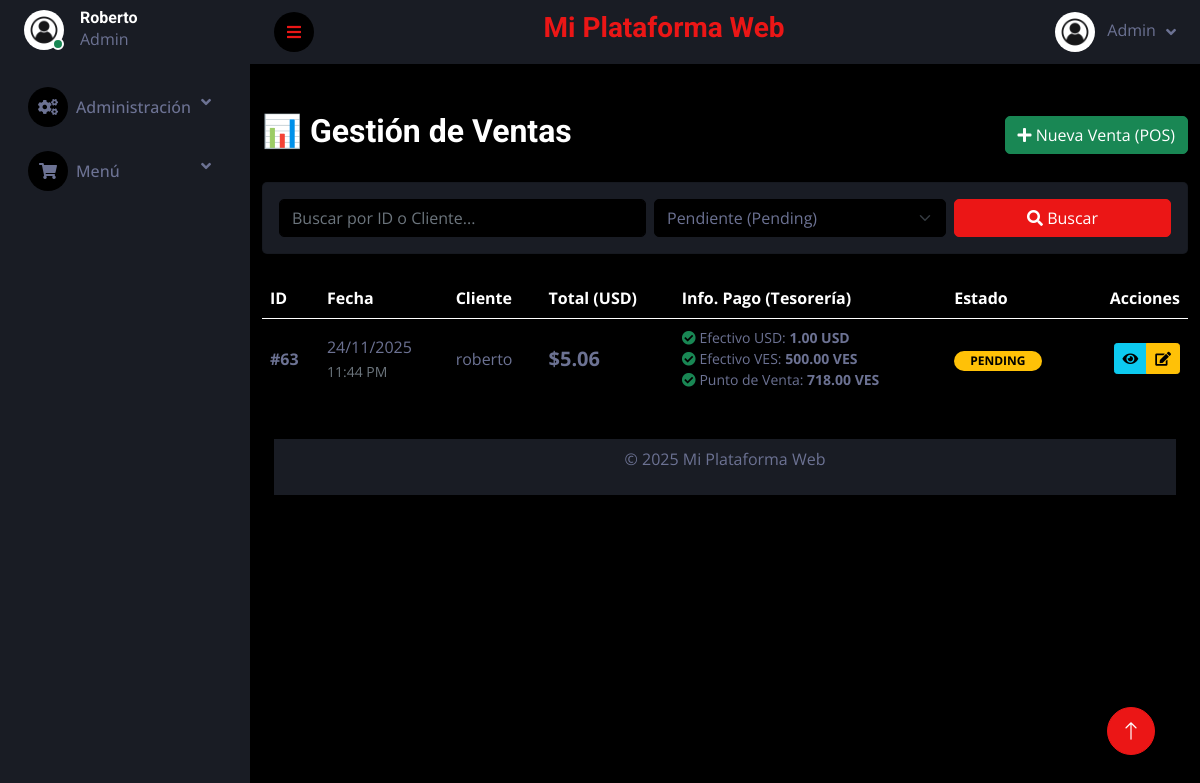
/admin/ventas.php?filter=pending (signed in), run on an earlier commit of the app's database.
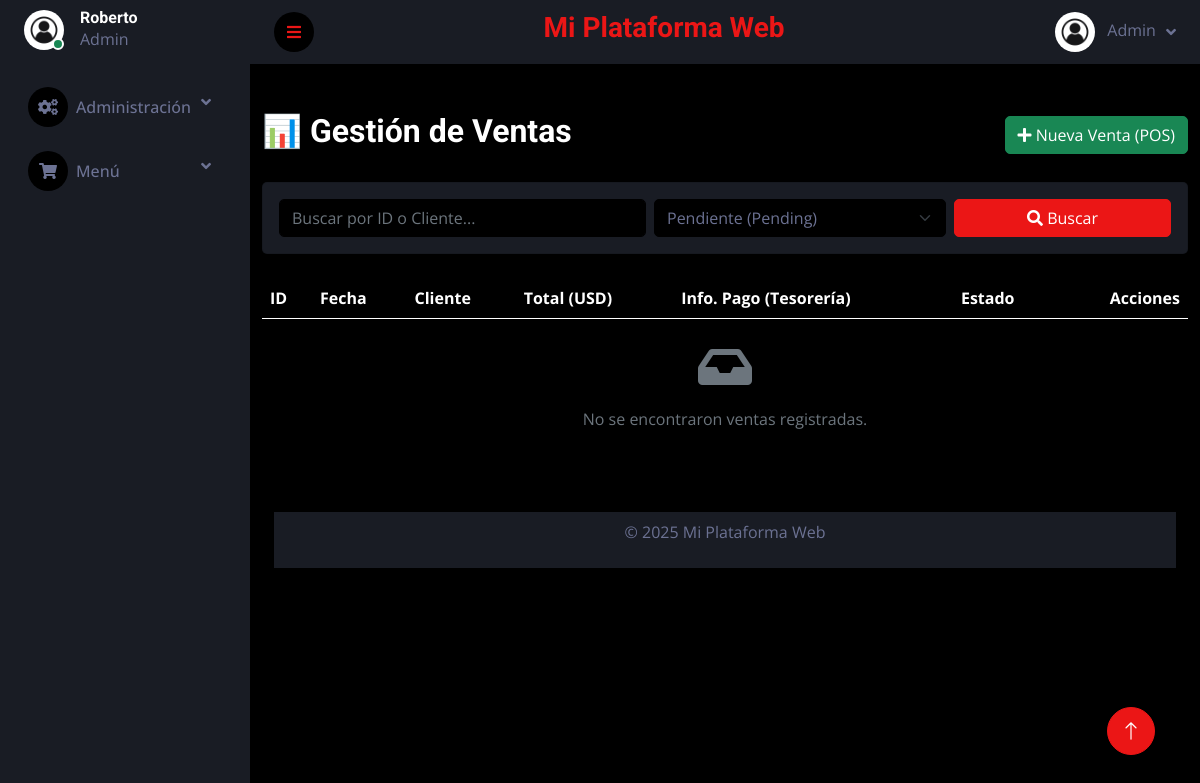
And on a later commit of the database.
### tables this page shows
CREATE TABLE `orders` (
  `id` int(11) NOT NULL,
  `user_id` int(11) NOT NULL,
  `total_price` decimal(10,2) NOT NULL,
  `status` enum('pending','paid','preparing','ready','delivered','cancelled') DEFAULT 'pending',
  `shipping_address` text NOT NULL,
  `shipping_method` varchar(100) DEFAULT NULL,
  `tracking_number` varchar(100) DEFAULT NULL,
  `created_at` timestamp NULL DEFAULT current_timestamp(),
  `updated_at` timestamp NULL DEFAULT NULL ON UPDATE current_timestamp()
);

CREATE TABLE `users` (
  `id` int(11) NOT NULL,
  `name` varchar(100) NOT NULL,
  `email` varchar(150) NOT NULL,
  `password` varchar(255) NOT NULL,
  `phone` varchar(20) NOT NULL,
  `document_id` varchar(50) NOT NULL,
  `address` text NOT NULL,
  `role` enum('admin','user') NOT NULL DEFAULT 'user',
  `profile_pic` varchar(255) DEFAULT 'default.jpg',
  `balance` decimal(10,2) DEFAULT 0.00,
  `reset_token` varchar(255) DEFAULT NULL,
  `token_expiry` datetime DEFAULT NULL,
  `created_at` timestamp NULL DEFAULT current_timestamp(),
  `updated_at` timestamp NULL DEFAULT current_timestamp() ON UPDATE current_timestamp()
);

CREATE TABLE `transactions` (
  `id` int(11) NOT NULL,
  `cash_session_id` int(11) NOT NULL,
  `type` enum('income','expense') NOT NULL,
  `amount` decimal(12,2) NOT NULL,
  `currency` enum('USD','VES') NOT NULL,
  `exchange_rate` decimal(10,2) NOT NULL DEFAULT 1.00,
  `amount_usd_ref` decimal(12,2) NOT NULL DEFAULT 0.00,
  `payment_method_id` int(11) NOT NULL,
  `reference_type` enum('order','purchase','adjustment') DEFAULT NULL,
  `reference_id` int(11) DEFAULT NULL,
  `description` text DEFAULT NULL,
  `created_by` int(11) NOT NULL,
  `created_at` timestamp NULL DEFAULT current_timestamp()
);

CREATE TABLE `payment_methods` (
  `id` int(11) NOT NULL,
  `name` varchar(50) NOT NULL,
  `currency` enum('USD','VES') NOT NULL,
  `type` enum('cash','bank','digital') NOT NULL DEFAULT 'cash',
  `is_active` tinyint(1) DEFAULT 1
);

### funciones/conexion.php (called while the page is built, shortened)
<?php
class Database
{
    private static $connection = null;
    public static function getConnection()
    {
        if (self::$connection === null) {
            try {
                $host     = $_ENV['DB_HOST'] ?? 'localhost';
                $dbname   = $_ENV['DB_NAME'] ?? 'minimarket';
                $username = $_ENV['DB_USER'] ?? 'root';
                $password = $_ENV['DB_PASSWORD'] ?? '';
                $port     = $_ENV['DB_PORT'] ?? '3306';
                $options = [
                    PDO::ATTR_ERRMODE            => PDO::ERRMODE_EXCEPTION,
                    PDO::ATTR_DEFAULT_FETCH_MODE => PDO::FETCH_ASSOC,
                    PDO::ATTR_EMULATE_PREPARES   => false,
                ];
                self::$connection = new PDO(
                    "mysql:host=$host;port=$port;dbname=$dbname;charset=utf8mb4",
                    $username,
                    $password,
                    $options
                );
            } catch (PDOException $e) {
                error_log("Error de conexión: " . $e->getMessage());
                die("<h3>Error de conexión.</h3><p>Verifica tu archivo .env y los logs del servidor.</p>");
            }
        }
        return self::$connection;
    }
}
?>

### templates/autoload.php (called while the page is built, shortened)
<?php
require_once '../funciones/conexion.php';
$db = Database::getConnection();
require_once '../funciones/OrderManager.php';
$orderManager = new OrderManager($db);

### funciones/OrderManager.php (called while the page is built, shortened)
<?php
class OrderManager {
    private $db;
    public function __construct($db) {
        $this->db = Database::getConnection();
    }
    public function getOrdersBySearchAndFilter($search = '', $filter = '') {
        $sql = "SELECT orders.*, users.name AS customer_name FROM orders JOIN users ON orders.user_id = users.id WHERE 1";
        if (!empty($filter)) {
            $sql .= " AND orders.status = :status";
        }
        $stmt = $this->db->prepare($sql);
        if (!empty($filter)) {
            $stmt->bindValue(':status', $filter);
        }
        $stmt->execute();
        return $stmt->fetchAll(PDO::FETCH_ASSOC);
    }
}
?>

### admin/ventas.php (the view, shortened to what the changed rows need)
<?php
require_once '../templates/autoload.php';
require_once '../templates/header.php';
$search = $_GET['search'] ?? '';
$filter = $_GET['filter'] ?? '';
$ventas = $orderManager->getOrdersBySearchAndFilter($search, $filter);
?>
<div class="container mt-5">
    <div class="d-flex justify-content-between align-items-center mb-4">
        <h2>📊 Gestión de Ventas</h2>
    </div>
    <div class="table-responsive">
        <table class="table table-striped table-hover align-middle">
            <thead class="table-dark">
                <tr>
                    <th>ID</th>
                    <th>Fecha</th>
                    <th>Cliente</th>
                    <th>Total (USD)</th>
                    <th>Info. Pago (Tesorería)</th>
                    <th>Estado</th>
                    <th class="text-end">Acciones</th>
                </tr>
            </thead>
            <tbody>
                <?php if (!empty($ventas)): ?>
                    <?php foreach ($ventas as $venta): ?>
                        <?php
                            $badgeClass = match($venta['status']) {
                                'paid', 'delivered' => 'bg-success',
                                'pending' => 'bg-warning text-dark',
                                'cancelled' => 'bg-danger',
                                default => 'bg-secondary'
                            };
                            $stmt = $db->prepare("SELECT pm.name, t.amount, t.currency
                                                  FROM transactions t
                                                  JOIN payment_methods pm ON t.payment_method_id = pm.id
                                                  WHERE t.reference_type = 'order'
                                                  AND t.reference_id = ?
                                                  AND t.type = 'income'");
                            $stmt->execute([$venta['id']]);
                            $pagos = $stmt->fetchAll(PDO::FETCH_ASSOC);
                        ?>
                        <tr>
                            <td class="fw-bold">#<?= htmlspecialchars($venta['id']) ?></td>
                            <td>
                                <?= date('d/m/Y', strtotime($venta['created_at'])) ?><br>
                                <small class="text-muted"><?= date('h:i A', strtotime($venta['created_at'])) ?></small>
                            </td>
                            <td><?= htmlspecialchars($venta['customer_name'] ?? 'Cliente General') ?></td>
                            <td class="fw-bold fs-5">$<?= number_format($venta['total_price'], 2) ?></td>
                            <td>
                                <?php if (empty($pagos)): ?>
                                    <span class="text-muted small">Sin registro contable</span>
                                <?php else: ?>
                                    <ul class="list-unstyled mb-0 small">
                                        <?php foreach($pagos as $pago): ?>
                                            <li>
                                                <i class="fa fa-check-circle text-success"></i>
                                                <?= $pago['name'] ?>:
                                                <strong><?= number_format($pago['amount'], 2) ?> <?= $pago['currency'] ?></strong>
                                            </li>
                                        <?php endforeach; ?>
                                    </ul>
                                <?php endif; ?>
                            </td>
                            <td>
                                <span class="badge <?= $badgeClass ?> rounded-pill px-3">
                                    <?= strtoupper($venta['status']) ?>
                                </span>
                            </td>
                            <td class="text-end">
                                <div class="btn-group">
                                    <a href="ver_venta.php?id=<?= $venta['id'] ?>" class="btn btn-sm btn-info" title="Ver Detalles">
                                        <i class="fa fa-eye"></i>
                                    </a>
                                    <a href="editar_venta.php?id=<?= $venta['id'] ?>" class="btn btn-sm btn-warning" title="Editar Estado">
                                        <i class="fa fa-edit"></i>
                                    </a>
                                </div>
                            </td>
                        </tr>
                    <?php endforeach; ?>
                <?php else: ?>
                    <tr>
                        <td colspan="7" class="text-center py-4">
                            <i class="fa fa-inbox fa-3x text-muted mb-3"></i>
                            <p class="text-muted">No se encontraron ventas registradas.</p>
                        </td>
                    </tr>
                <?php endif; ?>
            </tbody>
        </table>
    </div>
</div>
<?php require_once '../templates/footer.php'; ?>

What changed in the data, as far as the page shows it:
no longer on this page (row edited): orders: id "63", created_at "24/11/2025", created_at "11:44 PM", user.name "roberto", total_price "5.06", status "PENDING"
no longer on this page (row unchanged): transactions: payment_method.name "Efectivo USD", amount "1.00", currency "USD"
no longer on this page (row unchanged): transactions: payment_method.name "Efectivo VES", amount "500.00", currency "VES"
no longer on this page (row unchanged): transactions: payment_method.name "Punto de Venta", amount "718.00", currency "VES"
Also different on the page:
text now shown: "No se encontraron ventas registradas."
